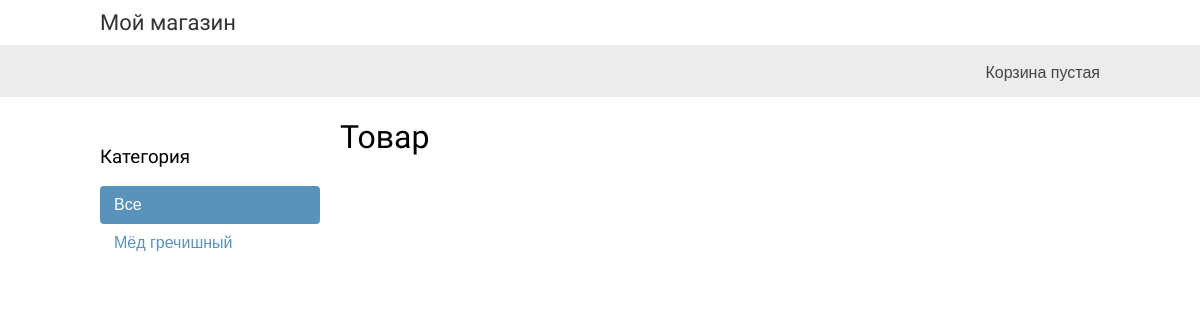
Before: / with the older database file.
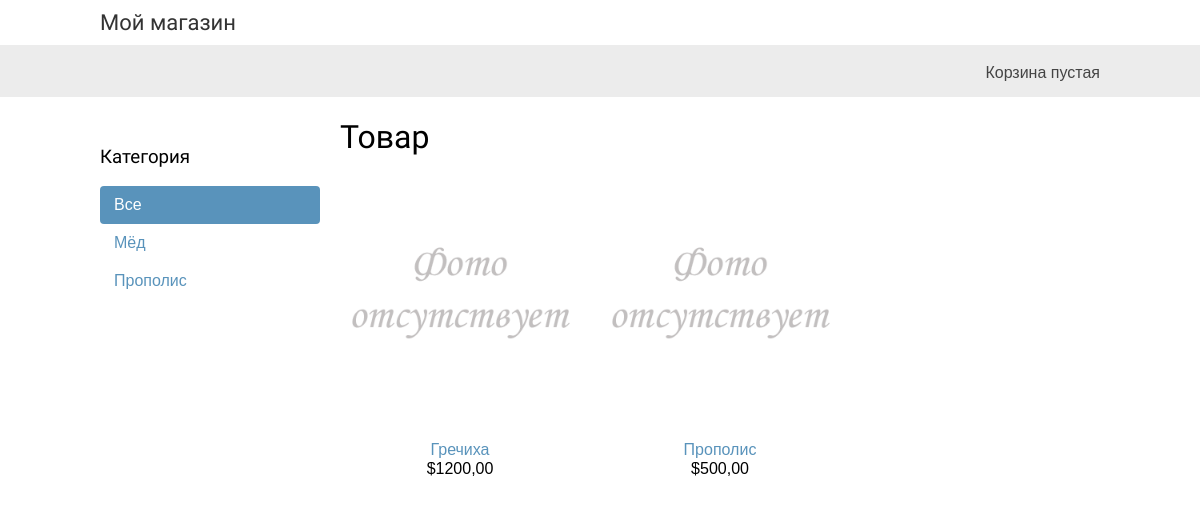
After: the same page with the newer database file.
### myshop/models.py (models this page shows, shortened)
class Category(models.Model):
    name = models.CharField(max_length=100, db_index=True)
    slug = models.SlugField(max_length=100, unique=True)
    class Meta:
        ordering = ('name',)
        verbose_name = 'Категория'
        verbose_name_plural = 'Категории'
    def get_absolute_url(self):
        return reverse('myshop:product_list_by_category', args=[self.slug])

class Product(models.Model):
    category = models.ForeignKey(Category,
                                 related_name='products',
                                 on_delete=models.CASCADE)
    name = models.CharField(max_length=150, db_index=True, verbose_name='Наименование')
    slug = models.CharField(max_length=150, db_index=True, unique=True, verbose_name='Ссылка')
    image = models.ImageField(upload_to='product/%Y/%m/%d', blank=True)
    description = models.TextField(max_length=1000, blank=True, verbose_name='Описание')
    price = models.DecimalField(max_digits=10, decimal_places=2, verbose_name='Цена')
    available = models.BooleanField(default=True, verbose_name='Наличие')
    created = models.DateTimeField(auto_now_add=True, verbose_name='Добавлен')
    uploaded = models.DateTimeField(auto_now=True, verbose_name='Изменён')
    class Meta:
        ordering = ('name',)
        verbose_name = 'Товар'
        verbose_name_plural = 'Товары'
        index_together = (('id', 'slug'), )
    def get_absolute_url(self):
        return reverse('myshop:product_detail', args=[self.id, self.slug])

### myshop/views.py (the view)
# urls.py: path('', views.product_list, name='product_list'),
def product_list(request, category_slug=None):
    category = None
    categories = Category.objects.all()
    products = Product.objects.filter(available=True)
    if category_slug:
        category = get_object_or_404(Category, slug=category_slug)
        products = products.filter(category=category)
    return render(request, 'shop/product/list.html',
                  {
                      'category': category,
                      'categories': categories,
                      'products': products
                  })

### cart/cart.py (called while the page is built)
    def __len__(self):
        return sum(item['quantity'] for item in self.cart.values())

### cart/context_processors.py (called while the page is built)
def cart(request):
    return {'cart': Cart(request)}

### myshop/templates/shop/product/list.html (shortened to what this page needs)
{% extends "shop/base.html" %}
{% load static %}
{% block content %}
<div id="sidebar">
<h3>Категория</h3>
<ul>
<li {% if not category %}class="selected"{% endif %}>
<a href="{% url 'shop:product_list' %}">Все</a>
</li>
{% for c in categories %}
<li {% if category.slug == c.slug %}class="selected" {% endif %}>
<a href="{{ c.get_absolute_url }}">{{ c.name }}</a>
</li>
{% endfor %}
</ul>
</div>
<div id="main" class="product-list">
<h1>{% if category %}{{ category.name }}{% else %}Товар{% endif %}</h1>
{% for product in products %}
<div class="item">
<a href="{{ product.get_absolute_url }}">
    <img src="{% if product.image %}{{ product.image.url }}{%else %}{% static 'img/no_image.png' %}{% endif %}">
</a>
<a href="{{ product.get_absolute_url }}">{{ product.name }}</a>
<br>
${{ product.price }}
</div>
{% endfor %}
</div>
{% endblock %}

### myshop/templates/shop/base.html (shortened to what this page needs)
{% load static %}
<!DOCTYPE html>
<html>
<head>
<link href="{% static "/css/base.css" %}" rel="stylesheet">
</head>
<body>
<div id="header">
<a href="/" class="logo">Мой магазин</a>
</div>
<div id="subheader">
    <div class="cart">
        {% with total_items=cart|length %}
        {% if cart|length > 0 %}
        В корзине
        <a href="{% url 'cart:cart_detail' %}">
            {{ total_items }} шт ,${{ cart.get_total_price }}
        </a>
        {% else %}
        Корзина пустая
        {% endif %}
        {% endwith %}
    </div>
</div>
<div id="content">
{% block content %}{% endblock %}
</div>
</body>
</html>

### myshop/static/css/base.css (style rules this page uses)
body { margin:0; padding:0; font-family:helvetica, sans-serif; }
h1, h2, h3, h4, h5 , h6 { font-family: 'Ubuntu', sans-serif; font-weight:normal; }
a { text-decoration:none; color:#5993bb; }
#header { padding:10px 100px; font-size:18px; overflow:auto; }
#subheader { background:#ececec; color:#444; padding:15px 100px; overflow:auto; }
#header .logo { font-family: 'Ubuntu', sans-serif; float:left; color:#333; font-size:22px; margin-right:10%; }
#subheader .cart { float:right; padding-top:4px; }
#content { padding:0 100px; overflow:hidden; }
#sidebar { width:220px; padding:30px 20px 0 0; float:left; }
#sidebar ul { margin:0; padding:0; }
#sidebar ul li { margin:0; list-style:none; padding:10px 14px; }
#sidebar ul li a { display:block; }
#sidebar ul li.selected { background:#5993bb; border-radius:4px; }
#sidebar ul li.selected a { color:#fff; }
#main { float:left; width: 96%; margin-right:-220px; overflow:hidden; }
.product-list .item { width:25%; padding:10px 20px 10px 0; float:left; text-align:center; line-height:1.2; }
.product-list .item img { width:100%; margin-bottom:8px; }

Changed rows visible on the page:
removed Category: name "Мёд гречишный"
added Category: name "Мёд"
added Category: name "Прополис"
added Product: name "Гречиха", price "1200,00"
added Product: name "Прополис", price "500,00"
